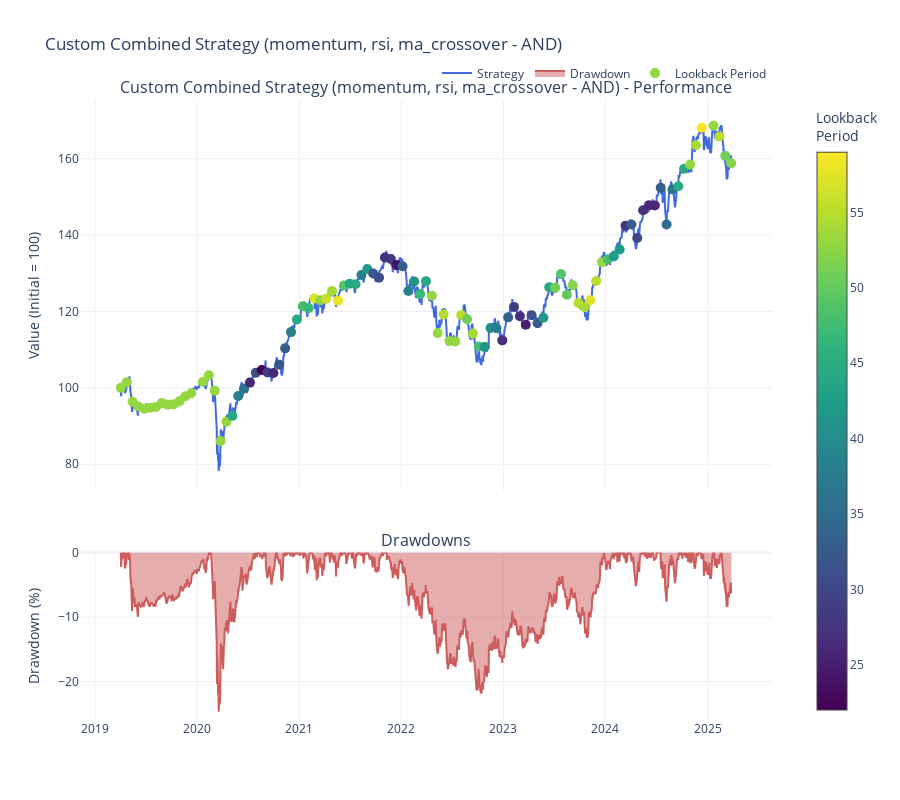
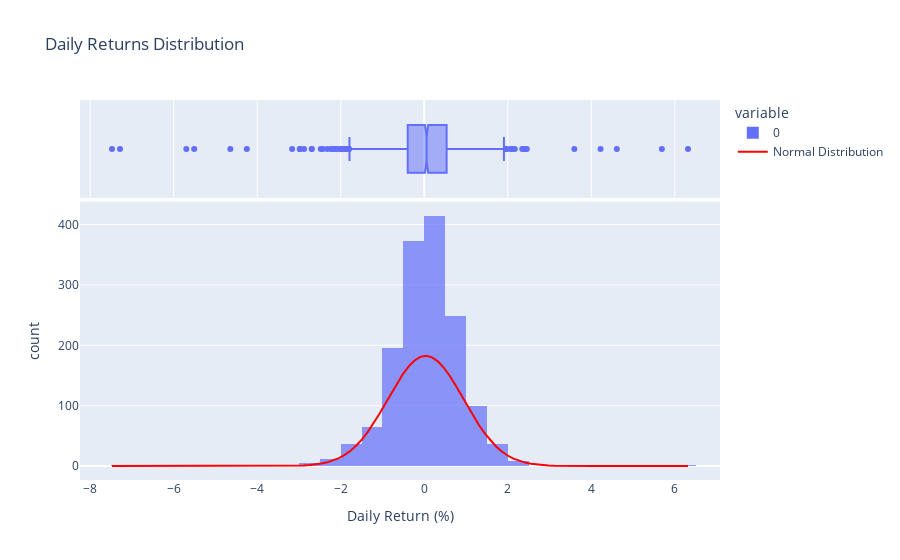
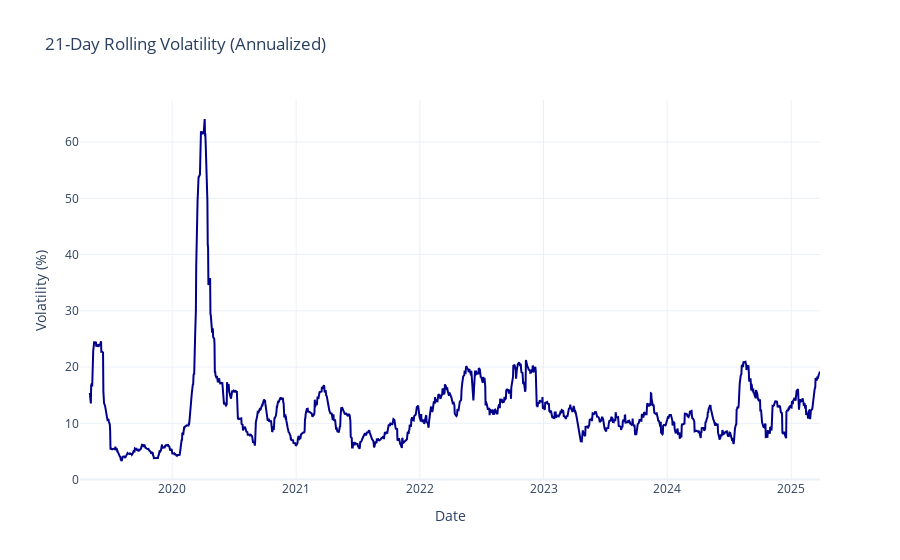
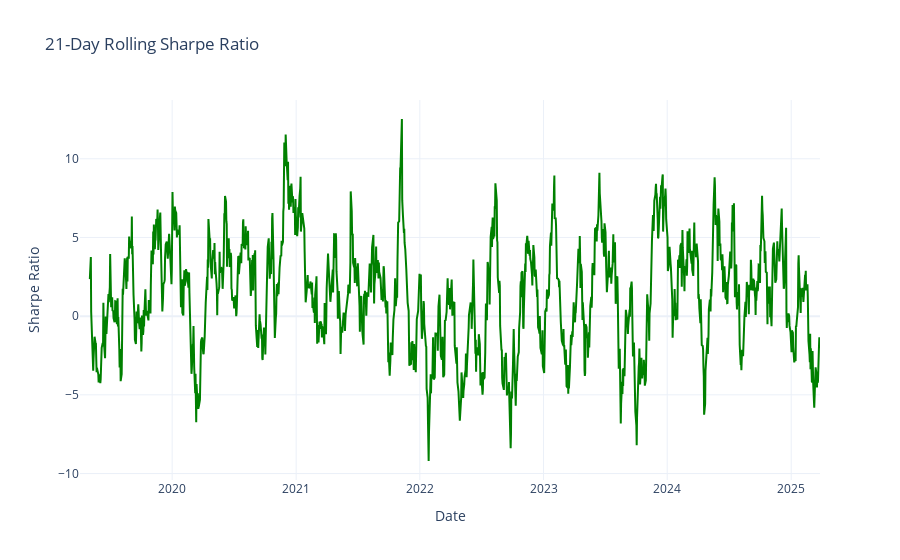

These figures' notebook cell, in order:
### Code cell
# Example usage:

# Example of using the custom combined strategy with VIX and benchmark

# Load VIX data (example)
vix_data = pd.read_csv('vix_data.csv', index_col=0, parse_dates=True)['Close']

# Load benchmark data (example)
benchmark = pd.read_csv('GSPC_data.csv', index_col=0, parse_dates=True)['Close']

# Run the strategy
custom_combined = create_custom_combined_strategy(
    etf_data,
    vix_data=vix_data,
    benchmark=benchmark,
    strategy_types=['momentum', 'rsi', 'ma_crossover'],
    lookback_period=63,  # Fallback if no VIX data
    rsi_window=10,
    ma_window=20,
    rebalance_period=21,
    num_stocks=10,
    portfolio_type='long',
    combine_method='and',
    risk_free_rate=0.02
)

# Print performance metrics
print("\nCustom Combined Strategy Performance Metrics:")
print(pd.DataFrame([custom_combined['metrics']]).T)

# Display the performance plot
custom_combined['performance_plot'].show()

# Display risk plots
for plot_name, plot in custom_combined['risk_plots'].items():
    plot.show()

### Figure 1 — Plotly figure (JSON) as saved in the notebook; plotly's stock layout.template omitted (floating-point values rounded to 4 significant figures; data arrays with more than 128 entries replaced by an {"elided": "..."} marker saying what was removed)
{"data": [{"line": {"color": "royalblue", "width": 2}, "name": "Strategy", "type": "scatter", "x": {"elided": "1505 str values"}, "xaxis": "x", "y": {"elided": "1505 float values"}, "yaxis": "y"}, {"fill": "tozeroy", "line": {"color": "indianred"}, "name": "Drawdown", "type": "scatter", "x": {"elided": "1505 str values"}, "xaxis": "x2", "y": {"elided": "1505 float values"}, "yaxis": "y2"}, {"marker": {"color": [53, 53, 53, 53, 53, 53, 53, 53, 53, 53, 53, 53, 53, 53, 53, 53, 53, 53, 44, 38, 36, 26, 31, 22, 29, 26, 32, 33, 38, 44, 48, 47, 57, 53, 56, 54, 58, 49, 44, 44, 38, 42, 32, 31, 27, 28, 24, 33, 38, 41, 47, 44, 53, 53, 55, 53, 53, 55, 51, 54, 48, 41, 40, 38, 27, 34, 29, 27, 25, 31, 33, 42, 44, 51, 49, 50, 52, 55, 54, 57, 55, 53, 48, 42, 42, 28, 33, 30, 27, 26, 26, 33, 35, 37, 45, 44, 53, 54, 59, 53, 55, 51, 52], "colorbar": {"title": {"text": "Lookback<br>Period"}, "x": 1.05}, "colorscale": [[0, "#440154"], [0.1111, "#482878"], [0.2222, "#3e4989"], [0.3333, "#31688e"], [0.4444, "#26828e"], [0.5556, "#1f9e89"], [0.6667, "#35b779"], [0.7778, "#6ece58"], [0.8889, "#b5de2b"], [1, "#fde725"]], "showscale": true, "size": 10}, "mode": "markers", "name": "Lookback Period", "type": "scatter", "x": ["2019-04-03T00:00:00", "2019-04-24T00:00:00", "2019-05-15T00:00:00", "2019-06-05T00:00:00", "2019-06-26T00:00:00", "2019-07-17T00:00:00", "2019-08-07T00:00:00", "2019-08-28T00:00:00", "2019-09-18T00:00:00", "2019-10-09T00:00:00", "2019-10-30T00:00:00", "2019-11-20T00:00:00", "2019-12-11T00:00:00", "2020-01-22T00:00:00", "2020-02-12T00:00:00", "2020-03-04T00:00:00", "2020-03-25T00:00:00", "2020-04-15T00:00:00", "2020-05-06T00:00:00", "2020-05-27T00:00:00", "2020-06-17T00:00:00", "2020-07-08T00:00:00", "2020-07-29T00:00:00", "2020-08-19T00:00:00", "2020-09-09T00:00:00", "2020-09-30T00:00:00", "2020-10-21T00:00:00", "2020-11-11T00:00:00", "2020-12-02T00:00:00", "2020-12-23T00:00:00", "2021-01-13T00:00:00", "2021-02-03T00:00:00", "2021-02-24T00:00:00", "2021-03-17T00:00:00", "2021-04-07T00:00:00", "2021-04-28T00:00:00", "2021-05-19T00:00:00", "2021-06-09T00:00:00", "2021-06-30T00:00:00", "2021-07-21T00:00:00", "2021-08-11T00:00:00", "2021-09-01T00:00:00", "2021-09-22T00:00:00", "2021-10-13T00:00:00", "2021-11-03T00:00:00", "2021-11-24T00:00:00", "2021-12-15T00:00:00", "2022-01-05T00:00:00", "2022-01-26T00:00:00", "2022-02-16T00:00:00", "2022-03-09T00:00:00", "2022-03-30T00:00:00", "2022-04-20T00:00:00", "2022-05-11T00:00:00", "2022-06-01T00:00:00", "2022-06-22T00:00:00", "2022-07-13T00:00:00", "2022-08-03T00:00:00", "2022-08-24T00:00:00", "2022-09-14T00:00:00", "2022-10-05T00:00:00", "2022-10-26T00:00:00", "2022-11-16T00:00:00", "2022-12-07T00:00:00", "2022-12-28T00:00:00", "2023-01-18T00:00:00", "2023-02-08T00:00:00", "2023-03-01T00:00:00", "2023-03-22T00:00:00", "2023-04-12T00:00:00", "2023-05-03T00:00:00", "2023-05-24T00:00:00", "2023-06-14T00:00:00", "2023-07-05T00:00:00", "2023-07-26T00:00:00", "2023-08-16T00:00:00", "2023-09-06T00:00:00", "2023-09-27T00:00:00", "2023-10-18T00:00:00", "2023-11-08T00:00:00", "2023-11-29T00:00:00", "2023-12-20T00:00:00", "2024-01-10T00:00:00", "2024-01-31T00:00:00", "2024-02-21T00:00:00", "2024-03-13T00:00:00", "2024-04-03T00:00:00", "2024-04-24T00:00:00", "2024-05-15T00:00:00", "2024-06-05T00:00:00", "2024-06-26T00:00:00", "2024-07-17T00:00:00", "2024-08-07T00:00:00", "2024-08-28T00:00:00", "2024-09-18T00:00:00", "2024-10-09T00:00:00", "2024-10-30T00:00:00", "2024-11-20T00:00:00", "2024-12-11T00:00:00", "2025-01-22T00:00:00", "2025-02-12T00:00:00", "2025-03-05T00:00:00", "2025-03-26T00:00:00"], "xaxis": "x", "y": [100, 101.5, 96.36, 95.12, 94.55, 94.83, 94.98, 96.06, 95.6, 95.69, 96.52, 97.79, 98.61, 101.6, 103.3, 99.23, 86.09, 91.15, 92.67, 97.86, 99.86, 101.4, 104.0, 104.7, 104.0, 103.9, 106.1, 110.3, 114.6, 117.9, 121.4, 120.9, 123.4, 123.0, 123.3, 125.4, 122.8, 126.8, 127.3, 127.1, 129.5, 131.1, 129.9, 128.9, 134.1, 133.7, 132.2, 131.8, 125.3, 127.8, 124.6, 127.9, 124.1, 114.4, 119.2, 112.2, 112.2, 119.1, 118.0, 114.2, 110.9, 110.7, 115.7, 115.6, 112.4, 118.5, 121.2, 118.8, 116.5, 119.0, 116.9, 118.4, 126.3, 126.2, 129.8, 124.4, 126.9, 122.2, 121.1, 122.9, 128.0, 132.9, 133.7, 134.4, 136.2, 142.4, 142.8, 139.2, 146.5, 147.8, 147.8, 152.4, 142.8, 151.9, 152.8, 157.4, 158.5, 163.5, 168.1, 168.6, 165.8, 160.8, 158.8], "yaxis": "y"}], "layout": {"annotations": [{"font": {"size": 16}, "showarrow": false, "text": "Custom Combined Strategy (momentum, rsi, ma_crossover - AND) - Performance", "x": 0.5, "xanchor": "center", "xref": "paper", "y": 1, "yanchor": "bottom", "yref": "paper"}, {"font": {"size": 16}, "showarrow": false, "text": "Drawdowns", "x": 0.5, "xanchor": "center", "xref": "paper", "y": 0.27, "yanchor": "bottom", "yref": "paper"}], "height": 800, "hovermode": "x unified", "legend": {"orientation": "h", "x": 1, "xanchor": "right", "y": 1.02, "yanchor": "bottom"}, "title": {"text": "Custom Combined Strategy (momentum, rsi, ma_crossover - AND)"}, "xaxis": {"anchor": "y", "domain": [0, 1], "matches": "x2", "showticklabels": false}, "xaxis2": {"anchor": "y2", "domain": [0, 1]}, "yaxis": {"anchor": "x", "domain": [0.37, 1], "title": {"text": "Value (Initial = 100)"}}, "yaxis2": {"anchor": "x2", "domain": [0, 0.27], "title": {"text": "Drawdown (%)"}}}}

### Figure 2 — Plotly figure (JSON) as saved in the notebook; plotly's stock layout.template omitted (floating-point values rounded to 4 significant figures; data arrays with more than 128 entries replaced by an {"elided": "..."} marker saying what was removed)
{"data": [{"alignmentgroup": "True", "bingroup": "x", "hovertemplate": "variable=0<br>Daily Return (%)=%{x}<br>count=%{y}<extra></extra>", "legendgroup": "0", "marker": {"color": "#636efa", "opacity": 0.7, "pattern": {"shape": ""}}, "name": "0", "nbinsx": 50, "offsetgroup": "0", "orientation": "v", "showlegend": true, "type": "histogram", "x": {"elided": "1504 float values"}, "xaxis": "x", "yaxis": "y"}, {"alignmentgroup": "True", "hovertemplate": "variable=0<br>Daily Return (%)=%{x}<extra></extra>", "legendgroup": "0", "marker": {"color": "#636efa"}, "name": "0", "notched": true, "offsetgroup": "0", "showlegend": false, "type": "box", "x": {"elided": "1504 float values"}, "xaxis": "x2", "yaxis": "y2"}, {"line": {"color": "red", "width": 2}, "mode": "lines", "name": "Normal Distribution", "type": "scatter", "x": [-7.478, -7.338, -7.199, -7.06, -6.92, -6.781, -6.642, -6.502, -6.363, -6.224, -6.084, -5.945, -5.806, -5.666, -5.527, -5.388, -5.248, -5.109, -4.97, -4.83, -4.691, -4.552, -4.412, -4.273, -4.134, -3.994, -3.855, -3.716, -3.576, -3.437, -3.298, -3.158, -3.019, -2.88, -2.74, -2.601, -2.462, -2.322, -2.183, -2.044, -1.904, -1.765, -1.626, -1.486, -1.347, -1.208, -1.068, -0.9291, -0.7897, -0.6504, -0.5111, -0.3717, -0.2324, -0.09307, 0.04626, 0.1856, 0.3249, 0.4643, 0.6036, 0.7429, 0.8823, 1.022, 1.161, 1.3, 1.44, 1.579, 1.718, 1.858, 1.997, 2.136, 2.276, 2.415, 2.554, 2.694, 2.833, 2.972, 3.112, 3.251, 3.39, 3.53, 3.669, 3.808, 3.948, 4.087, 4.226, 4.366, 4.505, 4.644, 4.784, 4.923, 5.062, 5.202, 5.341, 5.48, 5.62, 5.759, 5.898, 6.038, 6.177, 6.316], "y": [2.172e-13, 7.679e-13, 2.652e-12, 8.944e-12, 2.946e-11, 9.476e-11, 2.977e-10, 9.134e-10, 2.737e-09, 8.01e-09, 2.289e-08, 6.39e-08, 1.742e-07, 4.638e-07, 1.206e-06, 3.063e-06, 7.595e-06, 1.84e-05, 4.352e-05, 0.0001005, 0.0002269, 0.0004999, 0.001076, 0.002261, 0.004641, 0.009305, 0.01822, 0.03484, 0.06505, 0.1186, 0.2113, 0.3676, 0.6246, 1.036, 1.679, 2.658, 4.108, 6.201, 9.142, 13.16, 18.51, 25.42, 34.09, 44.65, 57.12, 71.37, 87.08, 103.8, 120.8, 137.3, 152.4, 165.2, 174.9, 180.9, 182.7, 180.2, 173.5, 163.3, 150.0, 134.6, 117.9, 100.9, 84.37, 68.88, 54.91, 42.75, 32.51, 24.15, 17.51, 12.41, 8.582, 5.798, 3.826, 2.466, 1.552, 0.9539, 0.5726, 0.3357, 0.1922, 0.1075, 0.05871, 0.03131, 0.01631, 0.008298, 0.004123, 0.002001, 0.0009481, 0.0004388, 0.0001984, 8.756e-05, 3.775e-05, 1.59e-05, 6.537e-06, 2.625e-06, 1.03e-06, 3.945e-07, 1.476e-07, 5.392e-08, 1.924e-08, 6.706e-09]}], "layout": {"barmode": "relative", "legend": {"title": {"text": "variable"}, "tracegroupgap": 0}, "title": {"text": "Daily Returns Distribution"}, "xaxis": {"anchor": "y", "domain": [0, 1], "title": {"text": "Daily Return (%)"}}, "xaxis2": {"anchor": "y2", "domain": [0, 1], "matches": "x", "showgrid": true, "showticklabels": false}, "yaxis": {"anchor": "x", "domain": [0, 0.7326], "title": {"text": "count"}}, "yaxis2": {"anchor": "x2", "domain": [0.7426, 1], "matches": "y2", "showgrid": false, "showline": false, "showticklabels": false, "ticks": ""}}}

### Figure 3 — Plotly figure (JSON) as saved in the notebook; plotly's stock layout.template omitted (floating-point values rounded to 4 significant figures; data arrays with more than 128 entries replaced by an {"elided": "..."} marker saying what was removed)
{"data": [{"line": {"color": "darkblue"}, "name": "21-Day Rolling Volatility", "type": "scatter", "x": {"elided": "1504 str values"}, "y": {"elided": "1504 float values"}}, {"line": {"color": "firebrick", "dash": "dash"}, "name": "Benchmark 21-Day Rolling Volatility", "type": "scatter", "x": [], "y": []}], "layout": {"title": {"text": "21-Day Rolling Volatility (Annualized)"}, "xaxis": {"title": {"text": "Date"}}, "yaxis": {"title": {"text": "Volatility (%)"}}}}

### Figure 4 — Plotly figure (JSON) as saved in the notebook; plotly's stock layout.template omitted (floating-point values rounded to 4 significant figures; data arrays with more than 128 entries replaced by an {"elided": "..."} marker saying what was removed)
{"data": [{"line": {"color": "green"}, "name": "21-Day Rolling Sharpe Ratio", "type": "scatter", "x": {"elided": "1504 str values"}, "y": {"elided": "1504 float values"}}, {"line": {"color": "firebrick", "dash": "dash"}, "name": "Benchmark 21-Day Rolling Sharpe Ratio", "type": "scatter", "x": [], "y": []}], "layout": {"title": {"text": "21-Day Rolling Sharpe Ratio"}, "xaxis": {"title": {"text": "Date"}}, "yaxis": {"title": {"text": "Sharpe Ratio"}}}}
